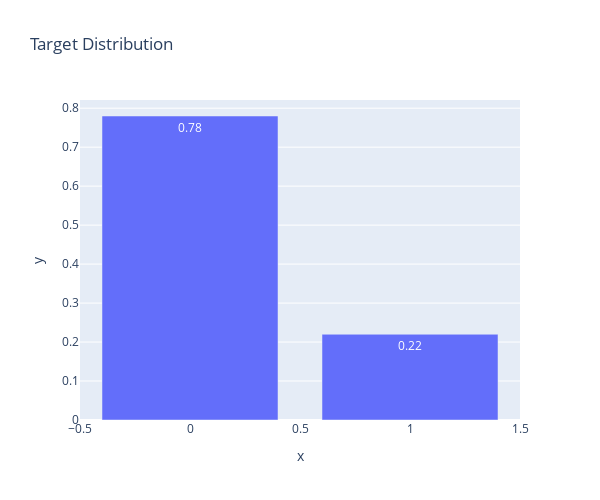

The cell this chart's notebook holds for it:
### Code cell
df = pd.DataFrame(train[("default.payment.next.month")].value_counts(normalize=True))

fig = px.bar(x=df.index, y=np.round(df["default.payment.next.month"],2), text_auto=True, height=500, width=600, title="Target Distribution")
fig.show()
#ax

### Figure 1 — Plotly figure (JSON) as saved in the notebook; plotly's stock layout.template omitted (floating-point values rounded to 4 significant figures)
{"data": [{"alignmentgroup": "True", "hovertemplate": "x=%{x}<br>y=%{y}<extra></extra>", "legendgroup": "", "marker": {"color": "#636efa", "pattern": {"shape": ""}}, "name": "", "offsetgroup": "", "orientation": "v", "showlegend": false, "textposition": "auto", "texttemplate": "%{y}", "type": "bar", "x": [0, 1], "xaxis": "x", "y": [0.78, 0.22], "yaxis": "y"}], "layout": {"barmode": "relative", "height": 500, "legend": {"tracegroupgap": 0}, "title": {"text": "Target Distribution"}, "width": 600, "xaxis": {"anchor": "y", "domain": [0, 1], "title": {"text": "x"}}, "yaxis": {"anchor": "x", "domain": [0, 1], "title": {"text": "y"}}}}
